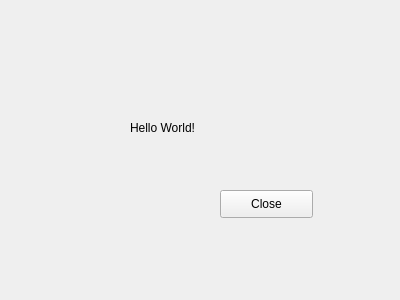
<?xml version="1.0" encoding="UTF-8"?>
<ui version="4.0">
 <class>Widget</class>
 <widget class="QWidget" name="Widget">
  <property name="geometry">
   <rect>
    <x>0</x>
    <y>0</y>
    <width>400</width>
    <height>300</height>
   </rect>
  </property>
  <property name="windowTitle">
   <string>Widget</string>
  </property>
  <widget class="QLabel" name="labelDemo">
   <property name="geometry">
    <rect>
     <x>130</x>
     <y>120</y>
     <width>141</width>
     <height>16</height>
    </rect>
   </property>
   <property name="text">
    <string>Hello World!</string>
   </property>
  </widget>
  <widget class="QPushButton" name="btnClose">
   <property name="geometry">
    <rect>
     <x>220</x>
     <y>190</y>
     <width>93</width>
     <height>28</height>
    </rect>
   </property>
   <property name="text">
    <string>Close</string>
   </property>
  </widget>
 </widget>
 <layoutdefault spacing="6" margin="11"/>
 <resources/>
 <connections>
  <connection>
   <sender>btnClose</sender>
   <signal>clicked()</signal>
   <receiver>Widget</receiver>
   <slot>close()</slot>
   <hints>
    <hint type="sourcelabel">
     <x>266</x>
     <y>203</y>
    </hint>
    <hint type="destinationlabel">
     <x>199</x>
     <y>149</y>
    </hint>
   </hints>
  </connection>
 </connections>
</ui>
